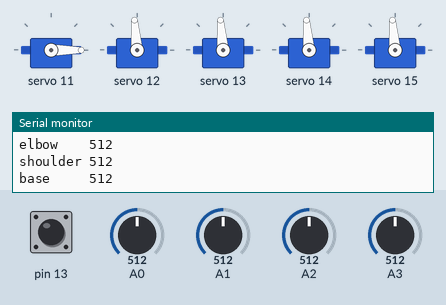
A sketch run on a simulated Arduino Uno, built with avr-gcc and run on an emulated ATmega328P. Parts: 5 × servo, the last lines printed to the serial monitor. Inputs (shaded band) come from the test bench; at power-on: pin 13 HIGH, A0 = 512, A1 = 512, A2 = 512, A3 = 512.

Above: at 6.2 s.
6.3 s: pin 13 pulled LOW for 0.15 s
At 6.41 s:
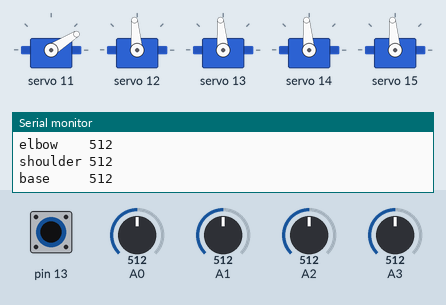
7.9 s: A0 set to 110
At 8.6 s:
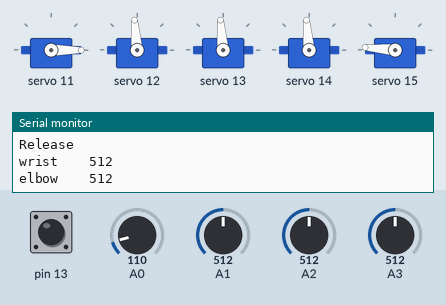
9.4 s: A0 set to 94
12.4 s: A1 set to 660
At 13.6 s:
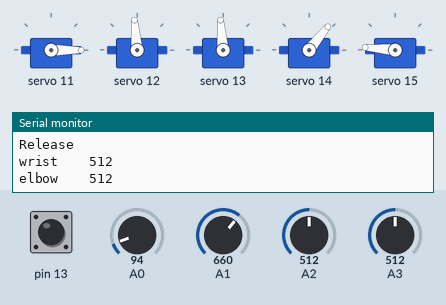
13.9 s: A2 set to 660
At 14.8 s:
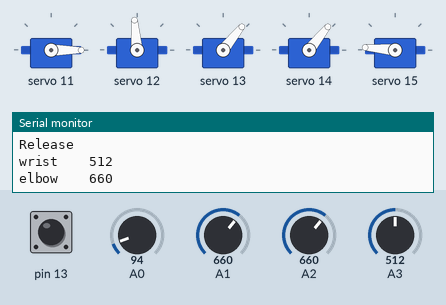
15.4 s: A3 set to 104
At 16.4 s:
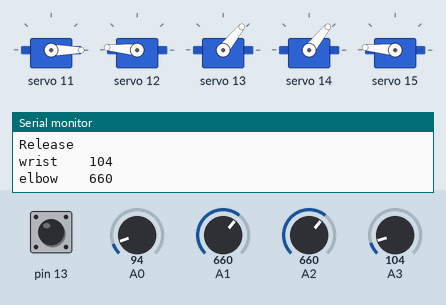
16.9 s: A3 set to 94
Timing chart, 0 to 19.4 s (numbered marks = the images above; inputs shaded):
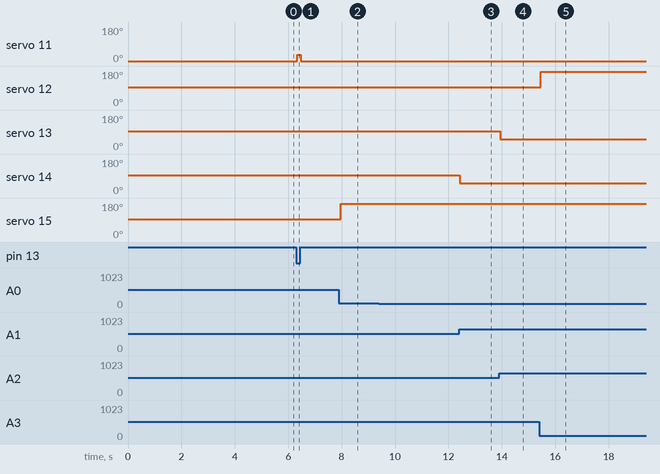

Measured:
- after the input at 6.3 s, servo 11: 0° → 32° after 0.05 s, → 0° 0.13 s later
- after the input at 7.9 s, servo 15: 95° → 175° after 0.06 s
- after the input at 12.4 s, servo 14: 95° → 51° at once
- after the input at 13.9 s, servo 13: 95° → 51° after 0.05 s
- after the input at 15.4 s, servo 12: 95° → 175° after 0.06 s

The sketch:

Compact_Robot_Arm_Code.ino
```cpp
#include <Wire.h>

#include <Adafruit_PWMServoDriver.h>

#define MIN_PULSE_WIDTH       650
#define MAX_PULSE_WIDTH       2350
#define FREQUENCY             50

#define HAND 11
#define WRIST  12
#define ELBOW 13
#define SHOULDER 14
#define BASE 15


Adafruit_PWMServoDriver pwm = Adafruit_PWMServoDriver();

int potWrist = A3;
int potElbow = A2;                        //Assign Potentiometers to pins on Arduino Uno
int potShoulder = A1;
int potBase = A0;

int hand = 11;
int wrist = 12;
int elbow = 13;                           //Assign Motors to pins on Servo Driver Board
int shoulder = 14;
int base = 15;


int hand_last = 0;
int wrist_last = 0;
int elbow_last = 0;                      //remember last values for all axis
int shoulder_last = 0;
int base_last = 0;

void setup()
{
  delay(5000);                            // <-- So I have time to get controller to starting position

  pwm.begin();
  pwm.setPWMFreq(FREQUENCY);
  pwm.setPWM(11, 0, 90);                  //Set Gripper to 90 degrees (Close Gripper)

  pinMode(13,INPUT_PULLUP);

  Serial.begin(9600);
}


void moveMotor(int controlIn, int motorOut)
{
  int pulse_wide, pulse_width, potVal;

  potVal = analogRead(controlIn);                                                   //Read value of Potentiometer
  switch (motorOut) {
    case HAND:
      Serial.print("hand     ");
      if (potVal == 0) potVal = hand_last;
      hand_last = potVal;
      break;

    case WRIST:
      Serial.print("wrist    ");
      if (potVal == 0) potVal = wrist_last;
      wrist_last = potVal;
      break;

    case ELBOW:
      Serial.print("elbow    ");
      if (potVal == 0) potVal = elbow_last;
      elbow_last = potVal;
      break;

    case SHOULDER:
      Serial.print("shoulder ");
      if (potVal == 0) potVal = shoulder_last;
      shoulder_last = potVal;
      break;

    case BASE:
      Serial.print("base     ");
      if (potVal == 0) potVal = base_last;
      base_last = potVal;
      break;
  }
  Serial.println(potVal);

  if (potVal < 240) potVal = 240;
  if (potVal > 800) potVal = 800;

  pulse_wide = map(potVal, 800, 240, MIN_PULSE_WIDTH, MAX_PULSE_WIDTH);
  pulse_width = int(float(pulse_wide) / 1000000 * FREQUENCY * 4096);                //Map Potentiometer position to Motor

  pwm.setPWM(motorOut, 0, pulse_width);

}

void loop()
{
  moveMotor(potWrist, wrist);

  moveMotor(potElbow, elbow);
                                                            //Assign Motors to corresponding Potentiometers
  moveMotor(potShoulder, shoulder);

  moveMotor(potBase, base);


  int pushButton = digitalRead(13);
  if(pushButton == LOW)
  {
    pwm.setPWM(hand, 0, 180);                             //Keep Gripper closed when button is not pressed
    Serial.println("Grab");
  }
  else
  {
    pwm.setPWM(hand, 0, 90);                              //Open Gripper when button is pressed
    Serial.println("Release");
  }
  // Serial.println("================");
  // delay(500);
  // Serial.println("================");
}
```
